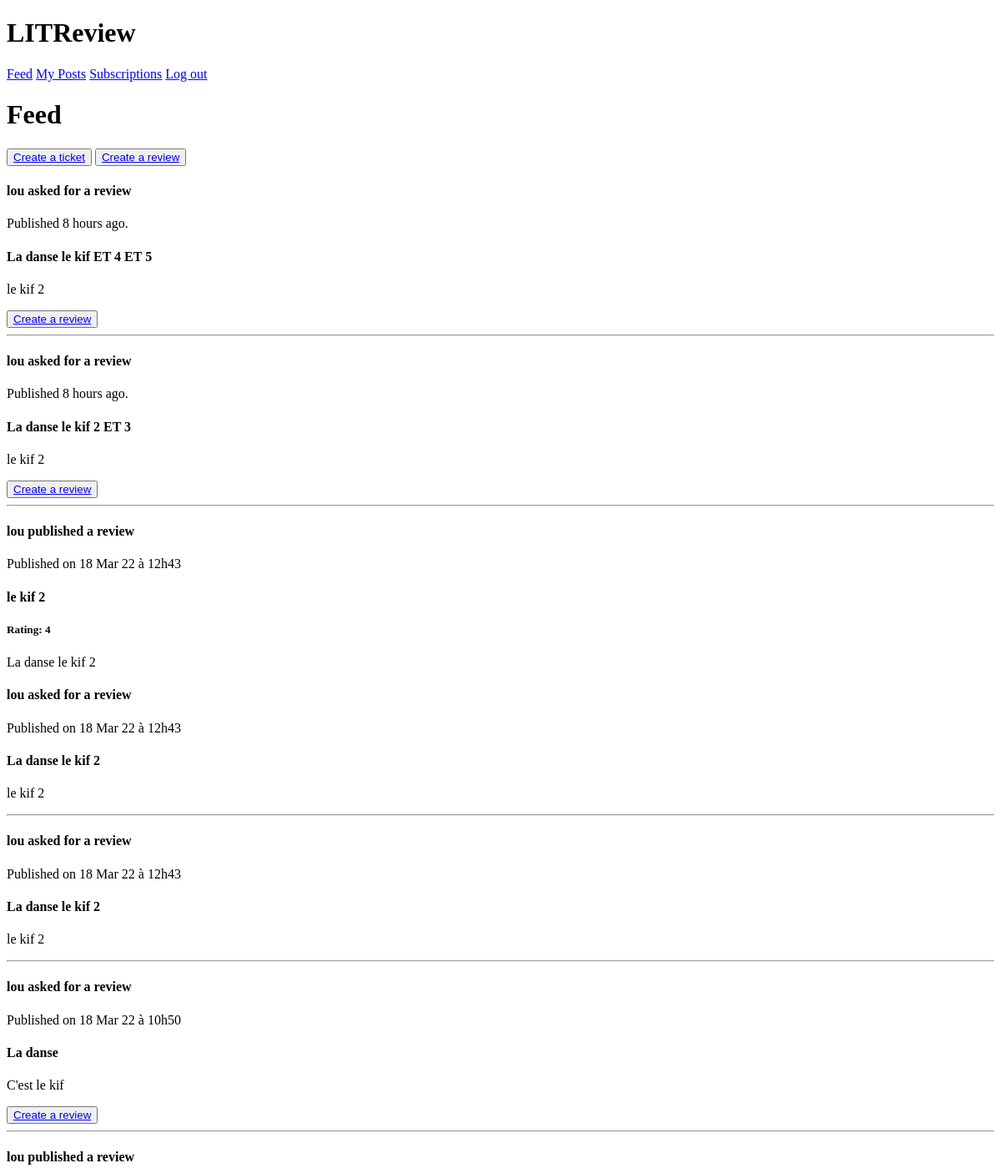
/home_page/ (signed in, upper part), run on an earlier commit of the app's database.
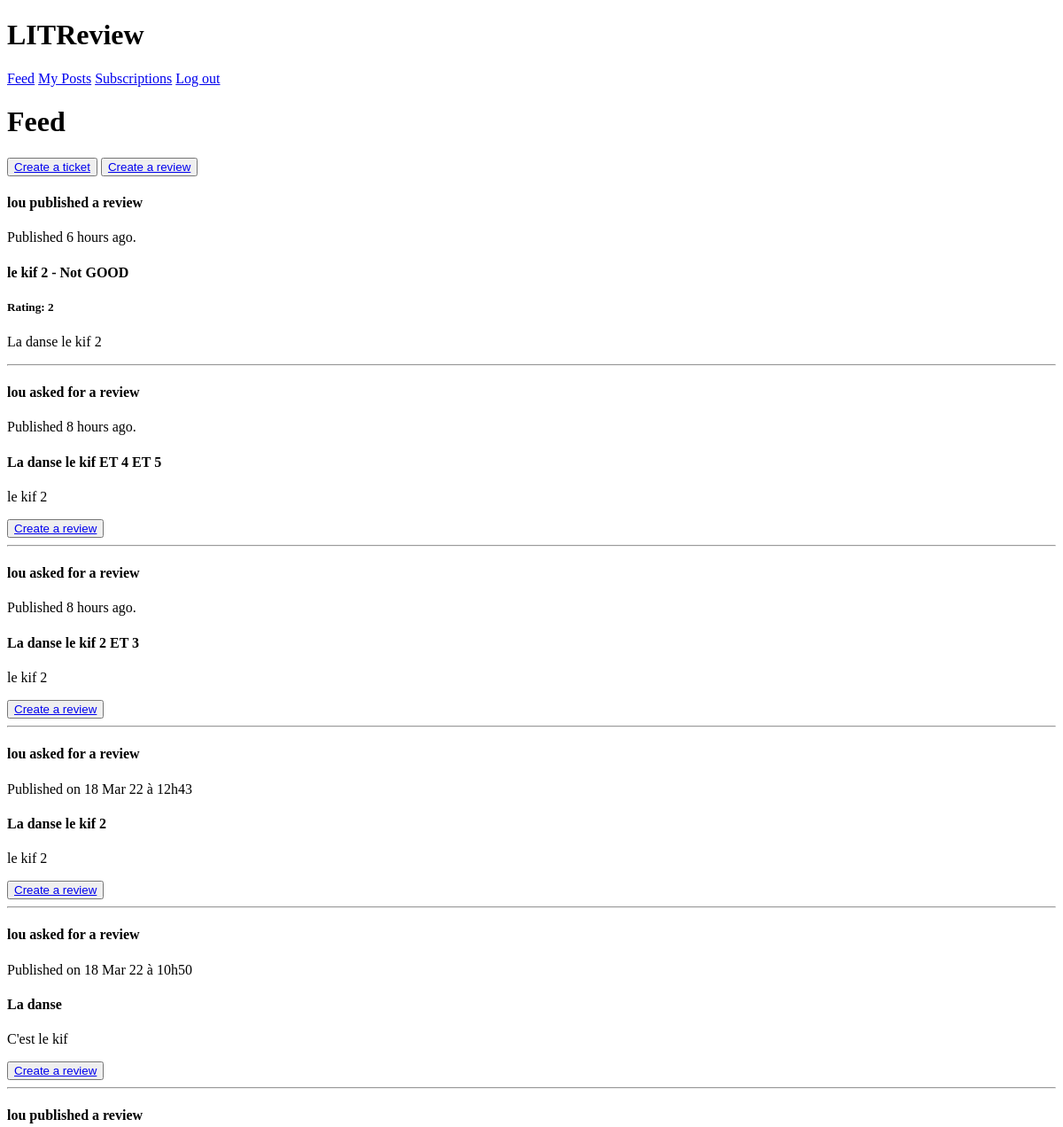
And on a later commit of the database.
### feedapp/models.py (models this page shows, shortened)
class Ticket(models.Model):
    title = models.CharField(max_length=128)
    description = models.CharField(max_length=2048, blank=True)
    user = models.ForeignKey(settings.AUTH_USER_MODEL, on_delete=models.CASCADE)
    image = models.ImageField(null=True, blank=True)
    time_created = models.DateTimeField(auto_now_add=True)
    IMAGE_MAX_SIZE = (100, 100)

class Review(models.Model):
    ticket = models.ForeignKey(to=Ticket, null=True, on_delete=models.CASCADE)
    rating = models.PositiveSmallIntegerField(validators=[MinValueValidator(0), MaxValueValidator(5)])
    user = models.ForeignKey(settings.AUTH_USER_MODEL, on_delete=models.CASCADE)
    headline = models.CharField(max_length=128)
    body = models.TextField(max_length=8192)
    time_created = models.DateTimeField(auto_now_add=True)

### authentication/models.py (models this page shows)
class User(AbstractUser):
    username = models.CharField(max_length=20, unique=True)
    USERNAME_FIELD = 'username'

### feedapp/views.py (the view)
# urls.py: path('home_page/', home_page, name='home_page'),
@login_required
def home_page(request):
    follower = models.UserFollows.objects.filter(user=request.user).values('followed_user')
    tickets = models.Ticket.objects.filter(Q(user=request.user) | Q(user__in=follower))
    reviews = models.Review.objects.filter(Q(user=request.user) | Q(user__in=follower))
    tickets = tickets.annotate(content_type=Value('TICKET', CharField()))
    reviews = reviews.annotate(content_type=Value('REVIEW', CharField()))
    posts = sorted(chain(tickets, reviews), key=lambda post: post.time_created, reverse=True)
    return render(request, 'feedapp/home_page.html', context={'posts': posts})

### feedapp/templatetags/feedapp_extras.py (called while the page is built)
@register.filter
def ticket_has_review(value):
    test_existing_reviews = False
    review = models.Review.objects.filter(ticket=value)
    if review:
        test_existing_reviews = True
    return test_existing_reviews

@register.filter
def get_posted_at_display(posted_at):
    seconds_ago = (timezone.now() - posted_at).total_seconds()
    if seconds_ago <= HOUR:
        return f'Published {int(seconds_ago // MINUTE)} minutes ago.'
    elif seconds_ago <= DAY:
        return f'Published {int(seconds_ago // HOUR)} hours ago.'
    return f'Published on {posted_at.strftime("%d %b %y à %Hh%M")}'

@register.simple_tag(takes_context=True)
def get_poster_display(context, user):
    if user == context['user']:
        return 'You'
    return user.username

### feedapp/templates/feedapp/home_page.html
{% extends 'base.html' %}
    {% block content %}
        <h1>Feed</h1>
        <button type="button"><a href="{% url 'create_ticket' %}">Create a ticket</a></button>
        <button type="button"><a href="{% url 'create_review' %}">Create a review</a></button>
        {% for post in posts %}
            {% if post.content_type == 'TICKET' %}
                {% include 'feedapp/partials/ticket_snippet.html' with ticket=post %}
            {% elif post.content_type == 'REVIEW' %}
                {% include 'feedapp/partials/review_snippet.html' with review=post %}
            {% endif %}
            <hr>
        {% endfor %}
    {% endblock content %}

### feedapp/templates/feedapp/partials/review_snippet.html
{% load feedapp_extras %}
<div>
    <h4>{% get_poster_display review.user%} published a review</h4>
    <div>{{ review.time_created|get_posted_at_display }}</div>
    <h4>{{ review.headline }}</h4>
    <h5>Rating: {{ review.rating }}</h5>
    <p>{{ review.body }}</p>
    <div>
        {% if review.ticket %}
            {% include 'feedapp/partials/ticket_snippet.html' with ticket=review.ticket %}
        {% endif %}
    </div>
</div>

### feedapp/templates/feedapp/partials/ticket_snippet.html (shortened to what this page needs)
{% load feedapp_extras %}
<div>
    <h4>{% get_poster_display ticket.user %} asked for a review</h4>
    <div>{{ ticket.time_created|get_posted_at_display }}</div>
    <h4>{{ ticket.title }}</h4>
    <p>{{ ticket.description }}</p>
    {% if ticket|ticket_has_review == False and ticket.user != user %}
        <button type="button"><a href="{% url 'answer_ticket' ticket.id %}">Create a review</a></button>
    {% endif %}
</div>

What changed in the data, as far as the page shows it:
removed Review: user.username "lou", time_created|get_posted_at_display "Published on 18 Mar 22 à 12h43", headline "le kif 2", rating "4", body "La danse le kif 2", Ticket.user.username "lou", {{ ticket.time_created|get_posted_at_display }} "Published on 18 Mar 22 à 12h43", {{ ticket.title }} "La danse le kif 2", {{ ticket.description }} "le kif 2"
added Review: user.username "lou", time_created|get_posted_at_display "Published 6 hours ago.", headline "le kif 2 - Not GOOD", rating "2", body "La danse le kif 2"
shown differently, row unchanged: Ticket "Published on 18 Mar 22 à 12h43": now shows "Create a review"
